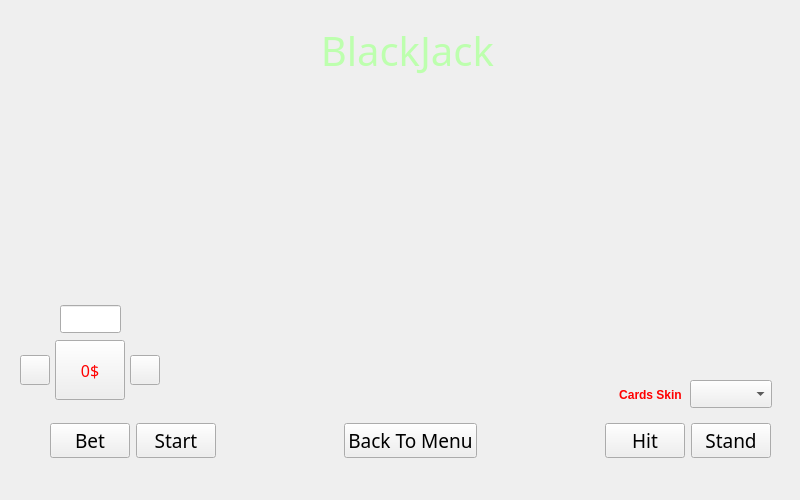
<?xml version="1.0" encoding="UTF-8"?>
<ui version="4.0">
 <class>Game</class>
 <widget class="QWidget" name="Game">
  <property name="geometry">
   <rect>
    <x>0</x>
    <y>0</y>
    <width>800</width>
    <height>500</height>
   </rect>
  </property>
  <property name="windowTitle">
   <string>Game</string>
  </property>
  <property name="autoFillBackground">
   <bool>false</bool>
  </property>
  <widget class="QLabel" name="gameLabel">
   <property name="geometry">
    <rect>
     <x>300</x>
     <y>15</y>
     <width>250</width>
     <height>70</height>
    </rect>
   </property>
   <property name="font">
    <font>
     <family>Script MT Bold</family>
     <pointsize>30</pointsize>
    </font>
   </property>
   <property name="styleSheet">
    <string notr="true">color: rgb(189, 255, 174);</string>
   </property>
   <property name="text">
    <string>  BlackJack</string>
   </property>
  </widget>
  <widget class="QWidget" name="layoutWidget">
   <property name="geometry">
    <rect>
     <x>50</x>
     <y>420</y>
     <width>721</width>
     <height>42</height>
    </rect>
   </property>
   <layout class="QHBoxLayout" name="horizontalLayout">
    <item>
     <widget class="QPushButton" name="betButton">
      <property name="font">
       <font>
        <family>Segoe UI Black</family>
        <pointsize>14</pointsize>
       </font>
      </property>
      <property name="text">
       <string>Bet</string>
      </property>
     </widget>
    </item>
    <item>
     <widget class="QPushButton" name="startButton">
      <property name="font">
       <font>
        <family>Segoe UI Black</family>
        <pointsize>14</pointsize>
       </font>
      </property>
      <property name="text">
       <string>Start</string>
      </property>
     </widget>
    </item>
    <item>
     <spacer name="horizontalSpacer_2">
      <property name="orientation">
       <enum>Qt::Horizontal</enum>
      </property>
      <property name="sizeHint" stdset="0">
       <size>
        <width>40</width>
        <height>20</height>
       </size>
      </property>
     </spacer>
    </item>
    <item>
     <widget class="QPushButton" name="backToMenuButton">
      <property name="font">
       <font>
        <family>Segoe UI Black</family>
        <pointsize>14</pointsize>
       </font>
      </property>
      <property name="text">
       <string>Back To Menu</string>
      </property>
     </widget>
    </item>
    <item>
     <spacer name="horizontalSpacer">
      <property name="orientation">
       <enum>Qt::Horizontal</enum>
      </property>
      <property name="sizeHint" stdset="0">
       <size>
        <width>40</width>
        <height>20</height>
       </size>
      </property>
     </spacer>
    </item>
    <item>
     <widget class="QPushButton" name="hitButton">
      <property name="font">
       <font>
        <family>Segoe UI Black</family>
        <pointsize>14</pointsize>
       </font>
      </property>
      <property name="text">
       <string>Hit</string>
      </property>
     </widget>
    </item>
    <item>
     <widget class="QPushButton" name="standButton">
      <property name="font">
       <font>
        <family>Segoe UI Black</family>
        <pointsize>14</pointsize>
       </font>
      </property>
      <property name="text">
       <string>Stand</string>
      </property>
     </widget>
    </item>
   </layout>
  </widget>
  <widget class="QPushButton" name="chooseBetButton">
   <property name="geometry">
    <rect>
     <x>55</x>
     <y>340</y>
     <width>70</width>
     <height>60</height>
    </rect>
   </property>
   <property name="font">
    <font>
     <family>Segoe UI Black</family>
     <pointsize>12</pointsize>
    </font>
   </property>
   <property name="styleSheet">
    <string notr="true">color: rgb(255, 0, 0);</string>
   </property>
   <property name="text">
    <string>0$</string>
   </property>
  </widget>
  <widget class="QPushButton" name="incrementButton">
   <property name="geometry">
    <rect>
     <x>130</x>
     <y>355</y>
     <width>30</width>
     <height>30</height>
    </rect>
   </property>
   <property name="text">
    <string/>
   </property>
   <property name="icon">
    <iconset>
     <normaloff>images/icons/plus_Icon.png</normaloff>images/icons/plus_Icon.png</iconset>
   </property>
  </widget>
  <widget class="QPushButton" name="decrementButton">
   <property name="geometry">
    <rect>
     <x>20</x>
     <y>355</y>
     <width>30</width>
     <height>30</height>
    </rect>
   </property>
   <property name="text">
    <string/>
   </property>
   <property name="icon">
    <iconset>
     <normaloff>images/icons/minus_Icon.png</normaloff>images/icons/minus_Icon.png</iconset>
   </property>
  </widget>
  <widget class="QLineEdit" name="pocketLineEdit">
   <property name="geometry">
    <rect>
     <x>60</x>
     <y>305</y>
     <width>61</width>
     <height>28</height>
    </rect>
   </property>
   <property name="styleSheet">
    <string notr="true">color: rgb(255, 0, 0);
border-color: rgb(104, 88, 26);
font: 10pt &quot;Stencil&quot;;</string>
   </property>
   <property name="alignment">
    <set>Qt::AlignCenter</set>
   </property>
  </widget>
  <widget class="QLabel" name="cardLabel">
   <property name="geometry">
    <rect>
     <x>690</x>
     <y>100</y>
     <width>90</width>
     <height>140</height>
    </rect>
   </property>
   <property name="text">
    <string/>
   </property>
  </widget>
  <widget class="QComboBox" name="chooseCard">
   <property name="geometry">
    <rect>
     <x>690</x>
     <y>380</y>
     <width>82</width>
     <height>28</height>
    </rect>
   </property>
  </widget>
  <widget class="QLabel" name="labelDiscCards">
   <property name="geometry">
    <rect>
     <x>610</x>
     <y>385</y>
     <width>81</width>
     <height>20</height>
    </rect>
   </property>
   <property name="font">
    <font>
     <bold>true</bold>
    </font>
   </property>
   <property name="toolTipDuration">
    <number>-5</number>
   </property>
   <property name="styleSheet">
    <string notr="true">color: rgb(255, 0, 0);</string>
   </property>
   <property name="text">
    <string>Cards Skin</string>
   </property>
   <property name="alignment">
    <set>Qt::AlignCenter</set>
   </property>
  </widget>
 </widget>
 <resources/>
 <connections/>
</ui>
